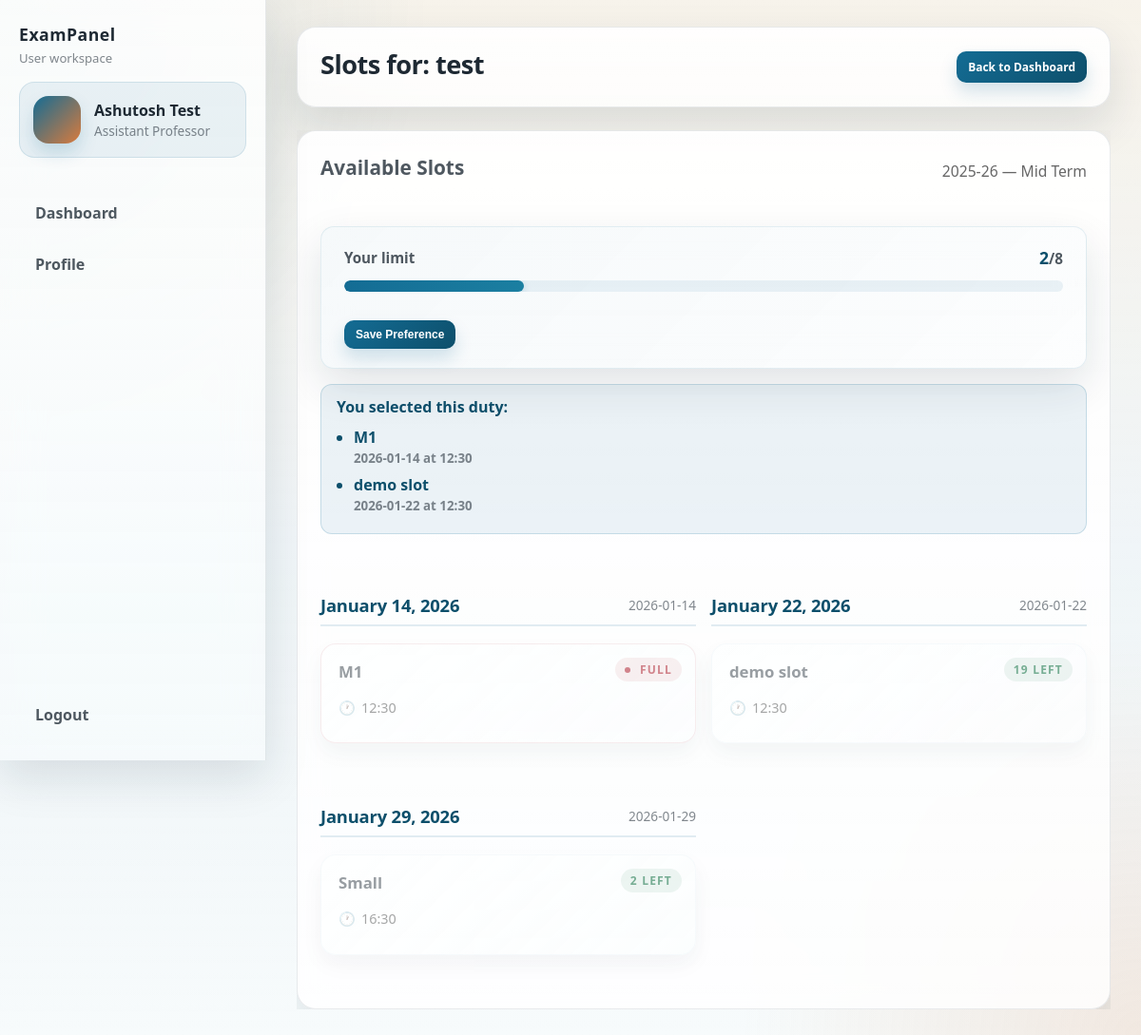
Screenshot of /user/slots.php?duty=1 (signed in) with the database file from the repository.
### tables this page shows
CREATE TABLE `users` (
  `id` int(11) NOT NULL,
  `employeeid` text DEFAULT NULL,
  `name` text DEFAULT NULL,
  `email` text DEFAULT NULL,
  `phone` varchar(20) DEFAULT NULL,
  `pass` text DEFAULT NULL,
  `role` text DEFAULT NULL,
  `department` text DEFAULT NULL
);

CREATE TABLE `duties` (
  `id` int(11) NOT NULL,
  `title` text DEFAULT NULL,
  `academicsession` text DEFAULT NULL,
  `type` text DEFAULT NULL,
  `createdat` text DEFAULT NULL,
  `professor` int(11) DEFAULT 4,
  `assistantprofessor` int(11) DEFAULT 8,
  `associateprofessor` int(11) DEFAULT 6,
  `researchscholar` int(11) DEFAULT 10
);

CREATE TABLE `slot` (
  `id` int(11) NOT NULL,
  `duty` int(11) DEFAULT NULL,
  `slottext` text DEFAULT NULL,
  `slottime` text DEFAULT NULL,
  `slotdate` text DEFAULT NULL,
  `requirement` int(11) DEFAULT NULL
);

### user/slots.php (the view, shortened to what this page needs)
<?php
require_once __DIR__ . '/../lib/conn.php';
$username = isset($_SESSION['username']) ? htmlspecialchars($_SESSION['username']) : 'User';
$user_role = isset($_SESSION['role']) ? trim($_SESSION['role']) : 'Research Scholar';
$active_page = 'slots';
$user_id = isset($_SESSION['user_id']) ? intval($_SESSION['user_id']) : 0;
if ($user_id > 0) {
    if ($roleStmt = $conn->prepare('SELECT role FROM users WHERE id = ? LIMIT 1')) {
        $roleStmt->bind_param('i', $user_id);
        $roleStmt->execute();
        $roleResult = $roleStmt->get_result();
        $roleRow = $roleResult->fetch_assoc();
        if (!empty($roleRow['role'])) {
            $user_role = trim($roleRow['role']);
        }
    }
}
$duty_id = isset($_GET['duty']) ? intval($_GET['duty']) : 0;
$stmt = $conn->prepare("SELECT title, academicsession, type, professor, assistantprofessor, associateprofessor, researchscholar FROM duties WHERE id = ?");
$stmt->bind_param("i", $duty_id);
$stmt->execute();
$duty = $stmt->get_result()->fetch_assoc();
$roleLimitColumn = [
    'Professor' => 'professor',
    'Assistant Professor' => 'assistantprofessor',
    'Associate Professor' => 'associateprofessor',
    'Research Scholar' => 'researchscholar',
];
$normalizedRole = ucwords(strtolower($user_role));
$limitColumn = $roleLimitColumn[$user_role] ?? $roleLimitColumn[$normalizedRole] ?? 'researchscholar';
$roleLimit = intval($duty[$limitColumn] ?? 0);
$stmt = $conn->prepare("SELECT id, slottext, slottime, slotdate, requirement FROM slot WHERE duty = ? ORDER BY slotdate, slottime");
$stmt->bind_param("i", $duty_id);
$stmt->execute();
$slots = $stmt->get_result()->fetch_all(MYSQLI_ASSOC);
$slotMap = [];
foreach ($slots as $slot) {
    $slotMap[intval($slot['id'])] = $slot;
}
$slots_by_date = [];
foreach ($slots as $slot) {
    $slots_by_date[$slot['slotdate']][] = $slot;
}
$slotIdsForDuty = array_column($slots, 'id');
$slotAvailability = array_fill_keys($slotIdsForDuty, 0);
if (!empty($slotIdsForDuty)) {
    $quotedIds = implode(',', array_map('intval', $slotIdsForDuty));
    $availStmt = $conn->prepare("SELECT slotid, COUNT(*) AS taken FROM preferences WHERE slotid IN ({$quotedIds}) GROUP BY slotid");
    if ($availStmt) {
        $availStmt->execute();
        $availResult = $availStmt->get_result();
        while ($row = $availResult->fetch_assoc()) {
            $slotId = intval($row['slotid']);
            $slotAvailability[$slotId] = intval($row['taken']);
        }
    }
}
$existingPreferences = [];
$prefStmt = $conn->prepare("SELECT p.slotid FROM preferences p JOIN slot s ON p.slotid = s.id WHERE p.userid = ? AND s.duty = ?");
if ($prefStmt) {
    $prefStmt->bind_param('ii', $user_id, $duty_id);
    $prefStmt->execute();
    $prefResult = $prefStmt->get_result();
    while ($row = $prefResult->fetch_assoc()) {
        $existingPreferences[] = intval($row['slotid']);
    }
}
$preferencesLocked = count($existingPreferences) > 0;
$savedSlotIds = $existingPreferences;
$checkedSlotIds = $_SERVER['REQUEST_METHOD'] === 'POST' ? $savedSlotIds : $existingPreferences;
$highlightedSlots = [];
foreach ($checkedSlotIds as $slotId) {
    if (isset($slotMap[$slotId])) {
        $highlightedSlots[] = $slotMap[$slotId];
    }
}
?>
<!DOCTYPE html>
<html lang="en">
<head>
    <link rel="stylesheet" href="../public/style/styles.css">
    <link rel="stylesheet" href="../public/style/user.css">
    <link rel="stylesheet" href="../public/style/admin.css">
</head>
<body class="user-open">
<?php include __DIR__ . '/sidebar.php'; ?>
<div class="main">
    <header class="topbar">
        <h1 class="page-title">Slots for: <?= htmlspecialchars($duty['title']) ?></h1>
        <div class="top-actions">
            <a href="dashboard.php" class="btn small">Back to Dashboard</a>
        </div>
    </header>
    <section class="content">
        <div class="duties-table">
            <form method="post" class="slots-form">
                <div class="table-header">
                    <h2>Available Slots</h2>
                    <div class="meta" style="margin-top:2px; color:rgba(0,0,0,0.6); font-size:0.98em;">
                        <?= htmlspecialchars($duty['academicsession']) ?> &mdash; <?= htmlspecialchars($duty['type']) ?>
                    </div>
                </div>
                <div class="progress-panel" data-limit="<?= $roleLimit ?>" data-locked="<?= $preferencesLocked ? '1' : '0' ?>">
                    <div class="progress-labels">
                        <span>Your limit</span>
                        <span><strong id="progressValue">0</strong>/<?= $roleLimit ?></span>
                    </div>
                    <div class="progress-bar"><span class="progress-fill" id="progressFill" style="width:0%"></span></div>
                    <div class="button-wrapper">
                        <button type="submit" id="savePreferences" class="btn small primary" disabled>Save Preference</button>
                        <span class="button-overlay" id="buttonOverlay" aria-hidden="true"></span>
                    </div>
                </div>
                <?php if ($highlightedSlots): ?>
                    <div class="status info saved-slots-summary">
                        <strong>You selected this duty:</strong>
                        <ul class="saved-slots-list">
                            <?php foreach ($highlightedSlots as $savedSlot): ?>
                                <li>
                                    <span><?= htmlspecialchars($savedSlot['slottext']) ?></span>
                                    <small><?= htmlspecialchars($savedSlot['slotdate']) ?> at <?= htmlspecialchars($savedSlot['slottime']) ?></small>
                                </li>
                            <?php endforeach; ?>
                        </ul>
                    </div>
                <?php endif; ?>
                <div class="duties-cards">
                    <?php if (count($slots) === 0): ?>
                        <div class="card empty">No slots available for this duty.</div>
                    <?php else: foreach ($slots_by_date as $slot_date => $dateSlots): ?>
                        <div class="date-group">
                            <?php $formattedDate = $slot_date ? date('F j, Y', strtotime($slot_date)) : ''; ?>
                            <div class="date-heading">
                                <span class="date-label"><?= htmlspecialchars($formattedDate ?: $slot_date) ?></span>
                                <span class="date-subtitle"><?= htmlspecialchars($slot_date) ?></span>
                            </div>
                            <div class="date-slots-grid">
                                <?php foreach ($dateSlots as $slot):
                                    $totalRequired = intval($slot['requirement']);
                                    $taken = $slotAvailability[$slot['id']] ?? 0;
                                    $available = max(0, $totalRequired - $taken);
                                    $slotSelected = in_array($slot['id'], $checkedSlotIds, true);
                                    $slotDisabled = $preferencesLocked || ($available === 0 && !$slotSelected);
                                    $availableText = $available === 0 ? 'Full' : ($available === 1 ? '1 left' : $available . ' left');
                                    $isFull = $available === 0;
                                ?>
                                    <div class="card"
                                         data-requirement="<?= intval($slot['requirement']) ?>"
                                         data-full="<?= $isFull ? 'true' : 'false' ?>"
                                         data-disabled="<?= $slotDisabled ? 'true' : 'false' ?>">
                                        <span class="slot-availability"><?= htmlspecialchars($availableText) ?></span>
                                        <h3><?= htmlspecialchars($slot['slottext']) ?></h3>
                                        <p class="meta"><?= htmlspecialchars($slot['slottime']) ?></p>
                                    </div>
                                <?php endforeach; ?>
                            </div>
                        </div>
                    <?php endforeach; endif; ?>
                </div>
            </form>
        </div>
    </section>
</div>
</body>
</html>

### user/sidebar.php (shortened to what this page needs)
<?php $roleLabel = isset($user_role) ? ucwords(strtolower($user_role)) : 'User'; ?>
<aside class="sidebar" id="sidebar">
    <div class="sidebar-header">
        <div class="brand">
            <h2>ExamPanel</h2>
            <p>User workspace</p>
        </div>
    </div>
    <div class="profile">
        <div class="avatar"></div>
            <div class="meta">
                <div class="name"><?= $username ?></div>
                <div class="role"><?= htmlspecialchars($roleLabel) ?></div>
            </div>
    </div>
    <nav class="nav">
        <a href="dashboard.php" class="nav-item <?= $active_page == 'dashboard' ? 'active' : '' ?>">Dashboard</a>
        <a href="profile.php" class="nav-item <?= $active_page == 'profile' ? 'active' : '' ?>">Profile</a>
    </nav>
    <div class="sidebar-footer">
        <a href="../logout.php" class="nav-item">Logout</a>
    </div>
</aside>

### public/style/styles.css (style rules this page uses)
html { overflow-x: hidden; width: 100%; max-width: 100%; }
body { font-family: Arial, sans-serif; margin: 0; padding: 0; background-color: #f4f4f9; color: #333; min-height: 100vh; display: flex; align-items: center; justify-content: center; padding: 16px; box-sizing: border-box; width: 100%; max-width: 100vw; overflow-x: hidden !important; }
h1 { text-align: center; color: #ffffff; margin-top: 0; margin-bottom: 18px; font-size: 1.6rem; }
button.btn { display: block; width: 100%; padding: 12px 14px; background: linear-gradient(135deg, rgba(83, 163, 255, 0.9), rgba(119, 102, 255, 0.9)); color: #fff; border: none; border-radius: 10px; cursor: pointer; font-size: 16px; font-weight: 600; box-shadow: 0 6px 18px rgba(56, 96, 255, 0.18); }
.card { background: linear-gradient(180deg, rgba(255,255,255,0.03), rgba(255,255,255,0.02)); padding: 14px; border-radius: 12px; border: 1px solid rgba(255,255,255,0.04); box-shadow: 0 10px 30px rgba(2,6,23,0.35); }
.card h3 { margin: 0 0 8px 0; color: #fff; font-size: 1.05rem; }
.card .meta { color: rgba(255,255,255,0.75); font-size: 0.85rem; margin: 0 0 8px 0; }
.btn.small { display: inline-block; width: auto; padding: 8px 12px; font-size: 0.9rem; border-radius: 8px; }
.card { transition: transform 0.18s ease, box-shadow 0.18s ease; }

### public/style/user.css (style rules this page uses)
.user-open .main { padding: 28px 32px; overflow: hidden; }
.user-open .topbar { max-width: none; margin-left: 0; }
.user-open .page-title { color: var(--text-color); }
.user-open .content { max-width: none; margin-left: 0; width: 100%; box-sizing: border-box; }
.user-open .duties-table { display: flex; flex-direction: column; gap: 26px; }
.user-open .duties-table .table-header h2 { margin: 0 0 8px 0; color: var(--muted); }
.user-open .duties-cards { display: grid; grid-template-columns: repeat(auto-fit, minmax(320px, 1fr)); gap: 16px; margin-top: 12px; }
.user-open .duties-cards .card { background: linear-gradient(180deg, rgba(255,255,255,0.98), rgba(246,250,252,0.9)); color: var(--text-color); padding: 18px; border-radius: 16px; border: 1px solid rgba(20,108,148,0.1); box-shadow: var(--shadow-soft); transition: transform 0.18s ease, box-shadow 0.18s ease; }
.user-open .duties-cards .card h3 { margin: 0 0 8px 0; color: var(--muted); font-weight:700 }
.user-open .duties-cards .card .meta { color: rgba(0,0,0,0.6); margin-bottom: 8px }
.progress-panel { transition: transform 0.2s ease; }
.progress-labels { display:flex; justify-content:space-between; font-size:0.9rem; color:rgba(0,0,0,0.65); margin-bottom:6px; }
.progress-bar { width:100%; height:10px; background: rgba(20,108,148,0.08); border-radius:999px; overflow:hidden; }
.progress-fill { display:block; height:100%; background: linear-gradient(135deg, #2d8fb8, #146c94); width:0%; transition: width 0.3s ease; }
.progress-panel button { margin-top: 14px; width: 100%; font-weight: 600; }
.slots-form { display:flex; flex-direction:column; gap:16px; }
.button-wrapper { position: relative; margin-top: 12px; }
.button-overlay { position: absolute; inset: 0; display: none; cursor: not-allowed; background: rgba(255, 255, 255, 0); border-radius: inherit; }
.button-overlay.visible { display: block; }
.saved-slots-list { margin: 10px 0 0; padding-left: 18px; }
.saved-slots-list li { margin-bottom: 8px; }
.saved-slots-list small { display: block; color: var(--muted-soft); margin-top: 2px; }
@media (min-width: 961px) { .user-open .main { padding-top: 28px; } }
@media (min-width: 961px) { .user-open .topbar { margin-bottom: 24px; display: flex; align-items: center; justify-content: space-between; min-height: 70px; } }
@media (min-width: 961px) { .user-open .top-actions { margin-left: auto; } }
@media (min-width: 961px) { .user-open .btn.primary { color: #fff; text-decoration:none; display:inline-flex } }

### rows the page displays
users: role "Assistant Professor", role.assistantprofessor "8"
duties: title "test", academicsession "2025-26", type "Mid Term"
slot: slottext "M1", slotdate "2026-01-14", slottime "12:30", availableText "FULL"
slot: slottext "demo slot", slotdate "2026-01-22", slottime "12:30", availableText "19 LEFT"
slot: availableText "2 LEFT", slottext "Small", slottime "16:30"

### other values shown
$username "Ashutosh Test"
$formattedDate ?: $slot_date "January 14, 2026"
$slot_date "2026-01-14"
$formattedDate ?: $slot_date "January 22, 2026"
$slot_date "2026-01-22"
$formattedDate ?: $slot_date "January 29, 2026"
$slot_date "2026-01-29"
